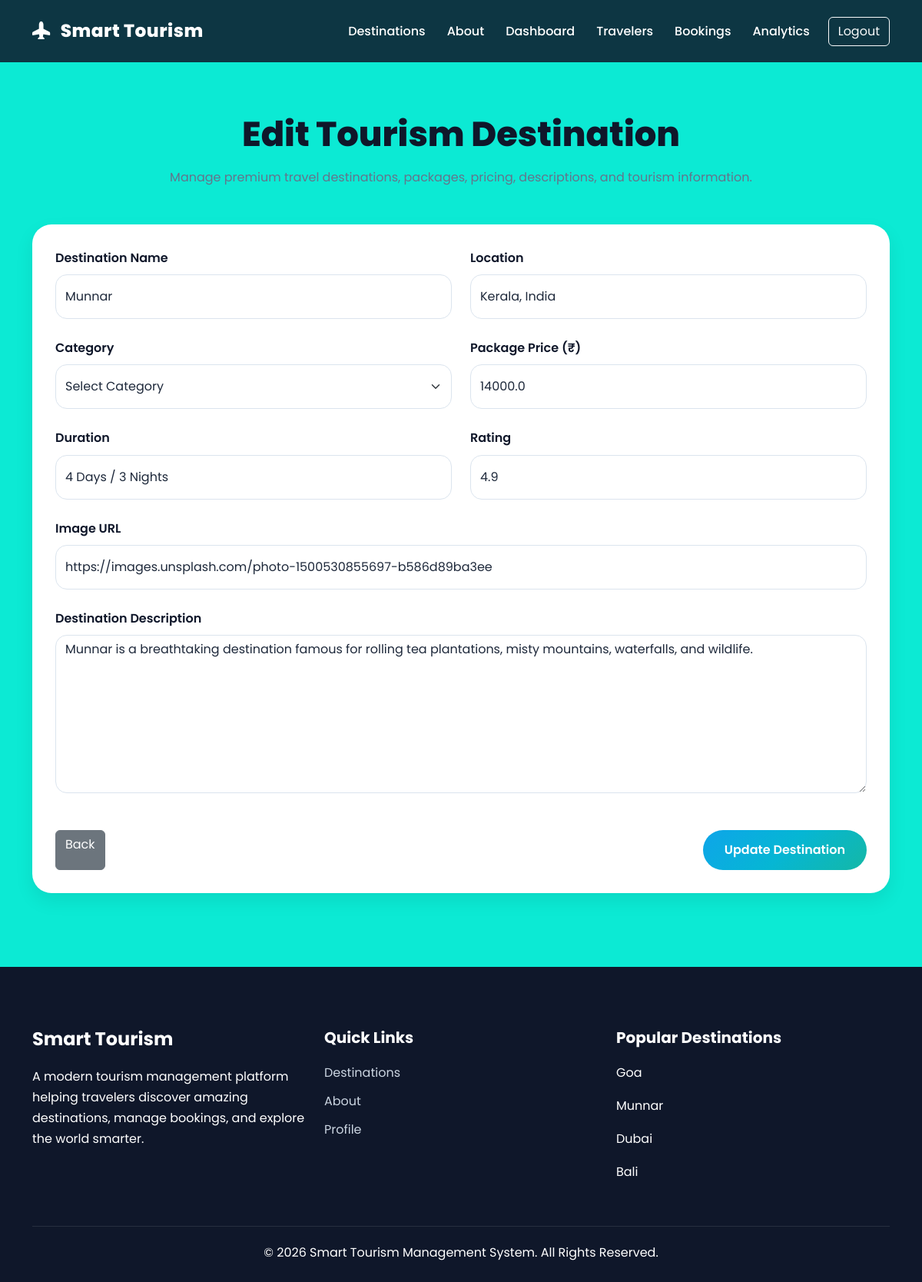
/edit-destination/2 (signed in), run on the app's committed database.
### database.py (models this page shows, shortened)
class Destination(db.Model):
    __tablename__ = "destinations"
    id = db.Column(db.Integer, primary_key=True)
    name = db.Column(
        db.String(200),
        nullable=False
    )
    location = db.Column(
        db.String(200),
        nullable=False
    )
    category = db.Column(
        db.String(100),
        nullable=False
    )
    price = db.Column(
        db.Float,
        nullable=False
    )
    duration = db.Column(
        db.String(100),
        nullable=False
    )
    rating = db.Column(
        db.Float,
        nullable=False,
        default=4.5
    )
    description = db.Column(
        db.Text,
        nullable=False
    )
    image_url = db.Column(
        db.Text,
        nullable=False
    )
    bookings = db.relationship(
        "Booking",
        backref="destination",
        lazy=True,
        cascade="all, delete-orphan"
    )
    favorites = db.relationship(
        "Favorite",
        backref="destination",
        lazy=True,
        cascade="all, delete-orphan"
    )

### app.py (the view, shortened to what this page needs)
@app.route(
    "/edit-destination/<int:destination_id>",
    methods=["GET", "POST"]
)
@admin_required
def edit_destination(destination_id):
    destination = Destination.query.get_or_404(
        destination_id
    )
    return render_template(
        "destination_form.html",
        destination=destination
    )

### app.py (called while the page is built, shortened)
def admin_required(f):
    @wraps(f)
    def decorated_function(*args, **kwargs):
        return f(*args, **kwargs)
    return decorated_function

def current_user():
    if "user_id" not in session:
        return None
    return User.query.get(
        session["user_id"]
    )

@app.context_processor
def inject_user():
    return {
        "current_user": current_user(),
        "session": session
    }

### templates/destination_form.html (shortened to what this page needs)
{% extends "base.html" %}
{% block content %}
<section class="py-5">
    <div class="container">
        <div class="text-center mb-5">
            <h1 class="section-title">
                {% if destination %}
                    Edit Tourism Destination
                {% else %}
                    Add New Tourism Destination
                {% endif %}
            </h1>
            <p class="section-subtitle">
                Manage premium travel destinations, packages, pricing,
                descriptions, and tourism information.
            </p>
        </div>
        <div class="form-container">
            <form method="POST">
                <div class="row g-4">
                    <div class="col-md-6">
                        <label class="form-label fw-semibold">
                            Destination Name
                        </label>
                        <input type="text"
                               name="name"
                               class="form-control"
                               value="{{ destination.name if destination else '' }}"
                               placeholder="Example: Ooty"
                               required>
                    </div>
                    <div class="col-md-6">
                        <label class="form-label fw-semibold">
                            Location
                        </label>
                        <input type="text"
                               name="location"
                               class="form-control"
                               value="{{ destination.location if destination else '' }}"
                               placeholder="Tamil Nadu, India"
                               required>
                    </div>
                    <div class="col-md-6">
                        <label class="form-label fw-semibold">
                            Category
                        </label>
                        <select name="category"
                                class="form-select"
                                required>
                            <option value="">
                                Select Category
                            </option>
                        </select>
                    </div>
                    <div class="col-md-6">
                        <label class="form-label fw-semibold">
                            Package Price (₹)
                        </label>
                        <input type="number"
                               step="0.01"
                               min="0"
                               name="price"
                               class="form-control"
                               value="{{ destination.price if destination else '' }}"
                               placeholder="25000"
                               required>
                    </div>
                    <div class="col-md-6">
                        <label class="form-label fw-semibold">
                            Duration
                        </label>
                        <input type="text"
                               name="duration"
                               class="form-control"
                               value="{{ destination.duration if destination else '' }}"
                               placeholder="5 Days / 4 Nights"
                               required>
                    </div>
                    <div class="col-md-6">
                        <label class="form-label fw-semibold">
                            Rating
                        </label>
                        <input type="number"
                               step="0.1"
                               min="1"
                               max="5"
                               name="rating"
                               class="form-control"
                               value="{{ destination.rating if destination else '4.5' }}"
                               required>
                    </div>
                    <div class="col-12">
                        <label class="form-label fw-semibold">
                            Image URL
                        </label>
                        <input type="url"
                               name="image_url"
                               class="form-control"
                               value="{{ destination.image_url if destination else '' }}"
                               placeholder="https://images.unsplash.com/..."
                               required>
                    </div>
                    <div class="col-12">
                        <label class="form-label fw-semibold">
                            Destination Description
                        </label>
                        <textarea name="description"
                                  rows="8"
                                  class="form-control"
                                  placeholder="Provide a detailed tourism description..."
                                  required>{% if destination %}{{ destination.description }}{% endif %}</textarea>
                    </div>
                </div>
                <div class="d-flex justify-content-between mt-5">
                    <a href="{{ url_for('destinations') }}"
                       class="btn btn-secondary">
                        Back
                    </a>
                    <button type="submit"
                            class="btn btn-tourism">
                        {% if destination %}
                            Update Destination
                        {% else %}
                            Save Destination
                        {% endif %}
                    </button>
                </div>
            </form>
        </div>
    </div>
</section>
{% endblock %}

### static/css/style.css (style rules this page uses)
:root { --primary:#0ea5e9; --secondary:#06b6d4; --accent:#14b8a6; --success:#10b981; --warning:#f59e0b; --danger:#ef4444; --dark:#0f172a; --dark-2:#1e293b; --gray:#64748b; --light:#f8fafc; --white:#ffffff; --gradient-primary: linear-gradient( 135deg, #0ea5e9, #06b6d4, #14b8a6 ); --gradient-hero: linear-gradient( 135deg, rgba(14,165,233,.85), rgba(6,182,212,.85) ); --shadow-sm: 0 10px 25px rgba(0,0,0,.08); --shadow-md: 0 20px 40px rgba(0,0,0,.12); --shadow-lg: 0 30px 60px rgba(0,0,0,.18); --radius:24px; }
* { margin:0; padding:0; box-sizing:border-box; }
html { scroll-behavior:smooth; }
body { font-family:'Poppins',sans-serif; background:#0cead4; color:#cdd5e1; overflow-x:hidden; line-height:1.7; }
a { text-decoration:none; }
.btn-tourism { background:var(--gradient-primary); color:white !important; border:none; padding:14px 28px; border-radius:50px; font-weight:600; transition:.35s; }
.section-title { font-size:2.8rem; font-weight:800; color:var(--dark); margin-bottom:15px; }
.section-subtitle { color:#64748b; max-width:800px; margin:auto; }
.analytics-box, .profile-card, .form-container, .table-container, .details-card, .feature-box { background:white; border:none; border-radius:25px; box-shadow:var(--shadow-sm); padding:30px; transition:.35s ease; }
.form-label { font-weight:600; color:#0f172a; }
.form-control, .form-select { min-height:58px; border-radius:15px; border:1px solid #dbe4ee; }
textarea.form-control { min-height:180px; }
.card, .destination-card, .favorite-card, .analytics-box, .profile-card, .form-container, .table-container, .details-card, .feature-box, .booking-box { color:#1e293b !important; }
.form-control, .form-select { color:#1e293b !important; }

### data on the page
Destination: name "Munnar", location "Kerala, India", price "14000.0", duration "4 Days / 3 Nights", rating "4.9", image_url "https://images.unsplash.com/photo-1500530855697-b586d89ba3ee", description "Munnar is a breathtaking destination famous for rolling tea plantations, misty mountains, waterfalls, and wildlife."
